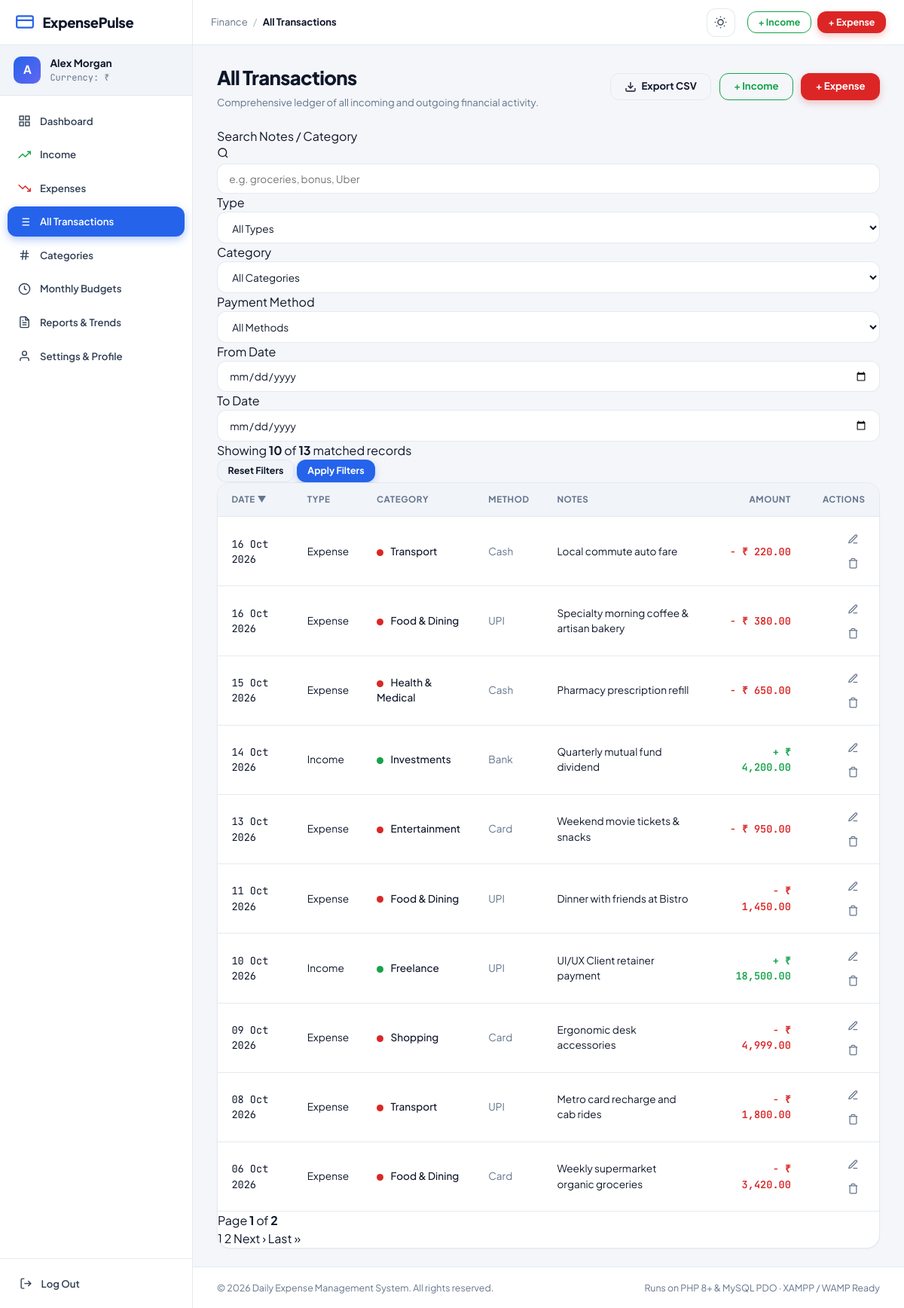
Screenshot of /transactions.php (signed in) with the database file from the repository.
### tables this page shows
CREATE TABLE `users` (
  `id` INT UNSIGNED NOT NULL AUTO_INCREMENT,
  `name` VARCHAR(100) NOT NULL,
  `email` VARCHAR(191) NOT NULL,
  `password_hash` VARCHAR(255) NOT NULL,
  `currency` VARCHAR(10) NOT NULL DEFAULT '₹',
  `created_at` TIMESTAMP NOT NULL DEFAULT CURRENT_TIMESTAMP,
  PRIMARY KEY (`id`),
  UNIQUE KEY `idx_users_email` (`email`)
);

CREATE TABLE `transactions` (
  `id` INT UNSIGNED NOT NULL AUTO_INCREMENT,
  `user_id` INT UNSIGNED NOT NULL,
  `category_id` INT UNSIGNED NOT NULL,
  `type` ENUM('income', 'expense') NOT NULL,
  `amount` DECIMAL(12,2) NOT NULL,
  `payment_method` VARCHAR(50) NOT NULL DEFAULT 'Cash',
  `transaction_date` DATE NOT NULL,
  `notes` TEXT NULL,
  `created_at` TIMESTAMP NOT NULL DEFAULT CURRENT_TIMESTAMP,
  `updated_at` TIMESTAMP NOT NULL DEFAULT CURRENT_TIMESTAMP ON UPDATE CURRENT_TIMESTAMP,
  PRIMARY KEY (`id`),
  KEY `idx_transactions_user` (`user_id`),
  KEY `idx_transactions_date` (`transaction_date`),
  KEY `idx_transactions_category` (`category_id`),
  KEY `idx_transactions_user_date` (`user_id`, `transaction_date`),
  CONSTRAINT `fk_transactions_user` FOREIGN KEY (`user_id`)
    REFERENCES `users` (`id`) ON DELETE CASCADE ON UPDATE CASCADE,
  CONSTRAINT `fk_transactions_category` FOREIGN KEY (`category_id`)
    REFERENCES `categories` (`id`) ON DELETE RESTRICT ON UPDATE CASCADE
);

CREATE TABLE `categories` (
  `id` INT UNSIGNED NOT NULL AUTO_INCREMENT,
  `user_id` INT UNSIGNED NOT NULL,
  `name` VARCHAR(100) NOT NULL,
  `type` ENUM('income', 'expense') NOT NULL,
  `created_at` TIMESTAMP NOT NULL DEFAULT CURRENT_TIMESTAMP,
  PRIMARY KEY (`id`),
  KEY `idx_categories_user` (`user_id`),
  KEY `idx_categories_type` (`type`),
  CONSTRAINT `fk_categories_user` FOREIGN KEY (`user_id`)
    REFERENCES `users` (`id`) ON DELETE CASCADE ON UPDATE CASCADE
);

### transactions.php (the view, shortened to what the rows shown need)
<?php
require_once __DIR__ . '/includes/auth_check.php';
$userId = (int)current_user_id();
$pdo = getDBConnection();
$sortBy = trim($_GET['sort_by'] ?? 'date');
$sortDir = strtolower(trim($_GET['sort_dir'] ?? 'desc')) === 'asc' ? 'ASC' : 'DESC';
$page = isset($_GET['page']) && ctype_digit((string)$_GET['page']) ? max(1, (int)$_GET['page']) : 1;
$perPage = 10;
$offset = ($page - 1) * $perPage;
$whereClauses = ['t.user_id = :user_id'];
$params = [':user_id' => $userId];
$whereSql = implode(' AND ', $whereClauses);
$sortColumns = [
    'date' => 't.transaction_date',
    'amount' => 't.amount',
    'category' => 'c.name',
    'id' => 't.id'
];
$orderByColumn = $sortColumns[$sortBy] ?? 't.transaction_date';
$orderSql = "ORDER BY {$orderByColumn} {$sortDir}, t.id DESC";
$querySql = "
    SELECT t.*, c.name AS category_name
    FROM transactions t
    LEFT JOIN categories c ON t.category_id = c.id
    WHERE {$whereSql}
    {$orderSql}
    LIMIT :offset, :per_page
";
$dataStmt = $pdo->prepare($querySql);
foreach ($params as $k => $v) {
    $dataStmt->bindValue($k, $v);
}
$dataStmt->bindValue(':offset', $offset, PDO::PARAM_INT);
$dataStmt->bindValue(':per_page', $perPage, PDO::PARAM_INT);
$dataStmt->execute();
$transactions = $dataStmt->fetchAll();
function build_filter_url(array $overrides = []): string
{
    $current = $_GET;
    unset($current['export']);
    $merged = array_merge($current, $overrides);
    return 'transactions.php?' . http_build_query($merged);
}
require_once __DIR__ . '/includes/header.php';
?>
<div class="page-header-row">
  <div>
    <h1 class="page-heading">All Transactions</h1>
  </div>
</div>
<div class="table-panel">
  <div class="table-responsive">
    <?php if (empty($transactions)): ?>
      <div class="empty-state">
        <svg viewBox="0 0 24 24" width="40" height="40" stroke="currentColor" fill="none" class="empty-icon">
          <circle cx="12" cy="12" r="10"></circle>
          <line x1="8" y1="12" x2="16" y2="12"></line>
        </svg>
        <h3>No Matching Transactions Found</h3>
        <p>Try clearing your search query or broadening your date and category filters.</p>
        <a href="<?= base_url('transactions.php') ?>" class="btn btn-sm btn-secondary">Clear All Filters</a>
      </div>
    <?php else: ?>
      <table class="data-table">
        <thead>
          <tr>
            <th>
              <a href="<?= base_url(build_filter_url(['sort_by' => 'date', 'sort_dir' => $sortBy === 'date' && $sortDir === 'DESC' ? 'asc' : 'desc'])) ?>" class="sort-header">
                Date <?= $sortBy === 'date' ? ($sortDir === 'ASC' ? '▲' : '▼') : '' ?>
              </a>
            </th>
            <th>Type</th>
            <th>
              <a href="<?= base_url(build_filter_url(['sort_by' => 'category', 'sort_dir' => $sortBy === 'category' && $sortDir === 'DESC' ? 'asc' : 'desc'])) ?>" class="sort-header">
                Category <?= $sortBy === 'category' ? ($sortDir === 'ASC' ? '▲' : '▼') : '' ?>
              </a>
            </th>
            <th>Method</th>
            <th>Notes</th>
            <th class="text-right">
              <a href="<?= base_url(build_filter_url(['sort_by' => 'amount', 'sort_dir' => $sortBy === 'amount' && $sortDir === 'DESC' ? 'asc' : 'desc'])) ?>" class="sort-header">
                Amount <?= $sortBy === 'amount' ? ($sortDir === 'ASC' ? '▲' : '▼') : '' ?>
              </a>
            </th>
            <th class="text-right">Actions</th>
          </tr>
        </thead>
        <tbody>
          <?php foreach ($transactions as $row): ?>
            <tr>
              <td>
                <span class="font-mono text-sm"><?= date('d M Y', strtotime($row['transaction_date'])) ?></span>
              </td>
              <td>
                <span class="type-indicator <?= $row['type'] === 'income' ? 'type-income' : 'type-expense' ?>">
                  <?= ucfirst($row['type']) ?>
                </span>
              </td>
              <td>
                <span class="category-indicator <?= $row['type'] === 'income' ? 'cat-income' : 'cat-expense' ?>"></span>
                <span class="font-medium"><?= e($row['category_name'] ?? 'Uncategorized') ?></span>
              </td>
              <td><span class="text-muted"><?= e($row['payment_method']) ?></span></td>
              <td><span class="cell-notes" title="<?= e($row['notes']) ?>"><?= e($row['notes'] ?: '-') ?></span></td>
              <td class="text-right font-mono tabular-nums font-semibold <?= $row['type'] === 'income' ? 'text-income' : 'text-expense' ?>">
                <?= $row['type'] === 'income' ? '+' : '-' ?> <?= format_currency($row['amount']) ?>
              </td>
              <td class="text-right">
                <div class="action-buttons">
                  <a href="<?= base_url($row['type'] === 'income' ? 'income/edit.php?id=' . $row['id'] : 'expenses/edit.php?id=' . $row['id']) ?>" class="btn-icon-subtle" title="Edit">
                    <svg viewBox="0 0 24 24" width="15" height="15" fill="none" stroke="currentColor" stroke-width="2"><path d="M12 20h9"></path><path d="M16.5 3.5a2.121 2.121 0 0 1 3 3L7 19l-4 1 1-4L16.5 3.5z"></path></svg>
                  </a>
                  <button type="button" class="btn-icon-subtle btn-delete-trigger"
                    data-action="<?= base_url($row['type'] === 'income' ? 'income/delete.php' : 'expenses/delete.php') ?>"
                    data-id="<?= $row['id'] ?>"
                    data-name="<?= e($row['category_name']) ?> (<?= format_currency($row['amount']) ?>)"
                    title="Delete">
                    <svg viewBox="0 0 24 24" width="15" height="15" fill="none" stroke="currentColor" stroke-width="2"><polyline points="3 6 5 6 21 6"></polyline><path d="M19 6v14a2 2 0 0 1-2 2H7a2 2 0 0 1-2-2V6m3 0V4a2 2 0 0 1 2-2h4a2 2 0 0 1 2 2v2"></path></svg>
                  </button>
                </div>
              </td>
            </tr>
          <?php endforeach; ?>
        </tbody>
      </table>
    <?php endif; ?>
  </div>
</div>
<?php require_once __DIR__ . '/includes/footer.php'; ?>

### includes/header.php (shortened to what the rows shown need)
<?php
require_once __DIR__ . '/functions.php';
$user = current_user();
?>
<!DOCTYPE html>
<html lang="en">
<head>
  <link rel="stylesheet" href="<?= base_url('assets/css/style.css') ?>">
</head>
<body class="app-body">
  <div class="app-layout">
    <aside id="app-sidebar" class="app-sidebar">
      <div class="sidebar-user">
        <div class="user-avatar"><?= strtoupper(substr($user['name'] ?? 'U', 0, 1)) ?></div>
        <div class="user-info">
          <span class="user-name"><?= e($user['name'] ?? 'User') ?></span>
          <span class="user-currency">Currency: <?= e(current_currency()) ?></span>
        </div>
      </div>
    </aside>
    <div class="app-main">
      <main class="page-container">

### rows the page displays
users: name "A", name "Alex Morgan"
transactions: transaction_date "16 Oct 2026", type "Expense", category.name "Transport", payment_method "Cash", notes "Local commute auto fare", amount "₹ 220.00"
transactions: transaction_date "16 Oct 2026", type "Expense", category.name "Food & Dining", payment_method "UPI", notes "Specialty morning coffee & artisan bakery", amount "₹ 380.00"
transactions: transaction_date "15 Oct 2026", type "Expense", category.name "Health & Medical", payment_method "Cash", notes "Pharmacy prescription refill", amount "₹ 650.00"
transactions: transaction_date "14 Oct 2026", type "Income", category.name "Investments", payment_method "Bank", notes "Quarterly mutual fund dividend", amount "₹ 4,200.00"
transactions: transaction_date "13 Oct 2026", type "Expense", category.name "Entertainment", payment_method "Card", notes "Weekend movie tickets & snacks", amount "₹ 950.00"
transactions: transaction_date "11 Oct 2026", type "Expense", category.name "Food & Dining", payment_method "UPI", notes "Dinner with friends at Bistro", amount "₹ 1,450.00"
transactions: transaction_date "10 Oct 2026", type "Income", category.name "Freelance", payment_method "UPI", notes "UI/UX Client retainer payment", amount "₹ 18,500.00"
transactions: transaction_date "09 Oct 2026", type "Expense", category.name "Shopping", payment_method "Card", notes "Ergonomic desk accessories", amount "₹ 4,999.00"
transactions: transaction_date "08 Oct 2026", type "Expense", category.name "Transport", payment_method "UPI", notes "Metro card recharge and cab rides", amount "₹ 1,800.00"
transactions: transaction_date "06 Oct 2026", type "Expense", category.name "Food & Dining", payment_method "Card", notes "Weekly supermarket organic groceries", amount "₹ 3,420.00"

### other values shown
current_currency() "₹"
$pageTitle "All Transactions"
count($transactions) "10"
$totalRecords "13"
$page "1"
$totalPages "2"
